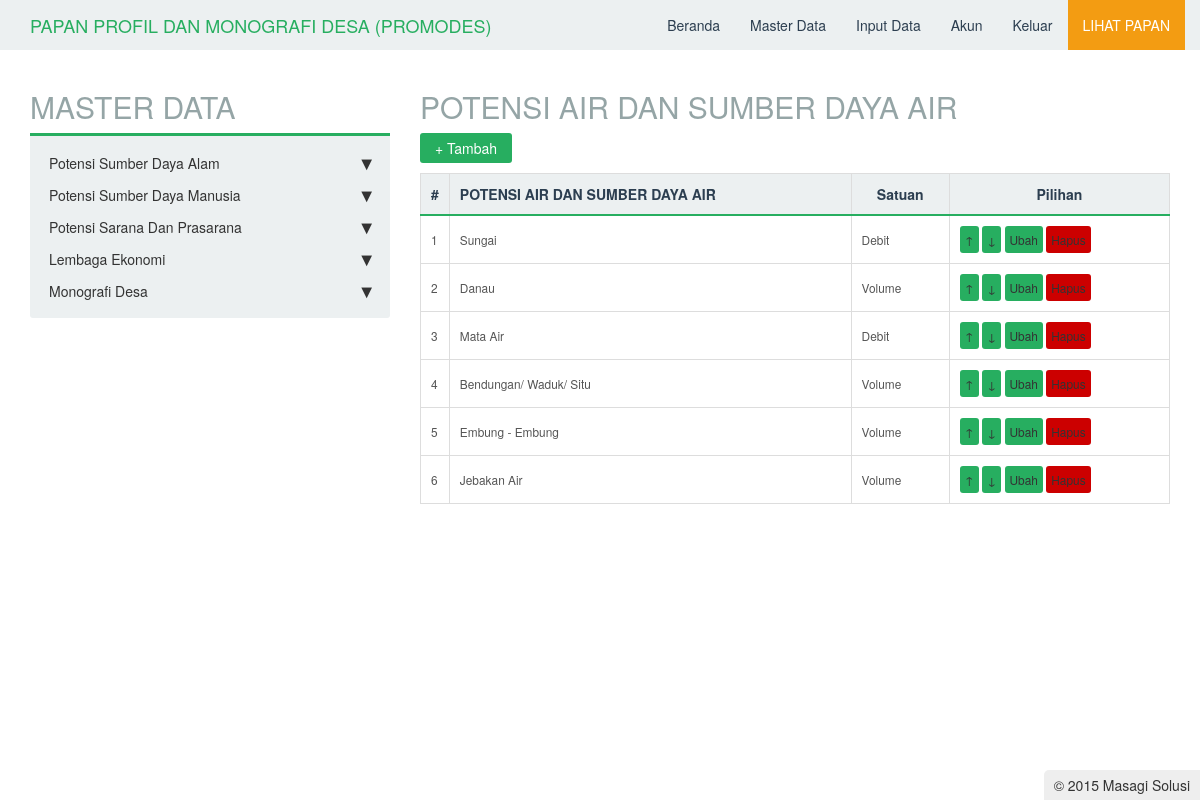
The page /master/potensi_sda/sumber_daya_air/potensi_air/master.php (signed in) on the database its author committed.
### tables this page shows
CREATE TABLE IF NOT EXISTS `tbpotensi_air` (
  `id` int(11) NOT NULL AUTO_INCREMENT,
  `nama` varchar(225) NOT NULL,
  `satuan` varchar(225) NOT NULL,
  `posisi` int(11) NOT NULL,
  PRIMARY KEY (`id`)
);

### master/potensi_sda/sumber_daya_air/potensi_air/master.php (the view, shortened to what this page needs)
<?php
include_once "../../../../functions/urut.php";
include_once "../../../../master/header.php";
echo "<h2>POTENSI AIR DAN SUMBER DAYA AIR</h2>";
$mod = $_GET['mod'];
if($mod == "tambah"){
    if(isset($_POST['simpan'])){
        $nama = $_POST['nama'];
        $satuan = $_POST['satuan'];
        $s = mysql_query("select max(posisi) as urut from tbpotensi_air");
        $d = mysql_fetch_array($s);
        $posisi  = $d['urut']+1;
        for($i = 0;$i < sizeof($nama);$i++){
           if($nama[$i] != ""){
               $q = mysql_query("insert into tbpotensi_air(nama,satuan,posisi) values('".mysql_real_escape_string($nama[$i])."','".$satuan[$i]."','".($posisi+$i)."')");
           }
        }
        if($q){
            echo "<script>window.location='master.php';</script>";
        }
    }
    echo "<link rel='stylesheet' type='text/css' href='../../../../lib/css/table2.css'/>";
?>
<script type="text/javascript" src="../../../../lib/js/jquery-1.9.1.min.js"></script>
<script type="text/javascript">
$(document).ready(function(){
    var count = 0;
    $nama = $("#nama");
    $add = $("#add");
    $add.click(function(e){
        var countNext = count+1;
        $("#input"+count).append("<div>&nbsp;&nbsp;<input type='text' name='nama[]' id='nama"+count+"'/><input type='text' name='satuan[]' placeholder='Satuan' id='satuan"+count+"'/><div id='input"+countNext+"'></div></div>");
        $("#nama"+count).focus();
        count++;
    });
});
</script>
<form method="post">
    <table>
        <tr>
            <td>Jenis Potensi Air dan Sumber Daya Air</td>
            <td id='nama'><div id='input0'> : <input type='text' name='nama[]' id='nama' required/><input type='text' name='satuan[]' id='satuan' placeholder="Satuan" required/><a class='btn' href='#' id='add'>+</a></div></td>
        </tr>
        <tr>
            <td></td>
            <td><input type='submit' name='simpan' value='Tambah'></td>
        </tr>
    </table>
</form>
<?php
}
else if($mod == "hapus"){
    $id = abs((int)$_GET['id']);
    $q = mysql_query("delete from tbpotensi_air where id='$id'");
    if($q){
        echo "<script>window.location='master.php';</script>";
    }
}
else
{
    echo "<link rel='stylesheet' type='text/css' href='../../../../lib/css/table.css'/>";
    echo "<input type='reset' onclick=\"window.location='?mod=tambah';\" value='+ Tambah'/>";
    echo "<table>
            <tr>
                <th>#</th>
                <th align=left>POTENSI AIR DAN SUMBER DAYA AIR</th>
                <th>Satuan</th>
                <th>Pilihan</th>
            </tr>";
    $n1 = 1;
    $s1= mysql_query("select * from tbpotensi_air order by posisi asc");
    while($d1 = mysql_fetch_array($s1)){
        echo "<tr>
                <td>$n1</td>
                <td>$d1[nama]</td>
                <td>$d1[satuan]</td>
                <td><a class='edit' href='?mod=urut&id=$d1[id]&tipe=1&posisi=up'>&#8593;</a> <a class='edit' href='?mod=urut&id=$d1[id]&tipe=1&posisi=down'>&#8595;</a> <a class='edit' href='?mod=ubah&id=$d1[id]'>Ubah</a> <a class='del' href='#' onclick='confirmDelete(\"?mod=hapus&id=$d1[id]\");'>Hapus</a></td>
            </tr>";
        $n1++;
    }
    echo "</table>";
}
include_once "../../../../master/footer.php";
?>

### rows shown on the page
tbpotensi_air: nama "Sungai", satuan "Debit"
tbpotensi_air: nama "Danau", satuan "Volume"
tbpotensi_air: nama "Mata Air", satuan "Debit"
tbpotensi_air: nama "Bendungan/ Waduk/ Situ", satuan "Volume"
tbpotensi_air: nama "Embung - Embung", satuan "Volume"
tbpotensi_air: nama "Jebakan Air", satuan "Volume"
